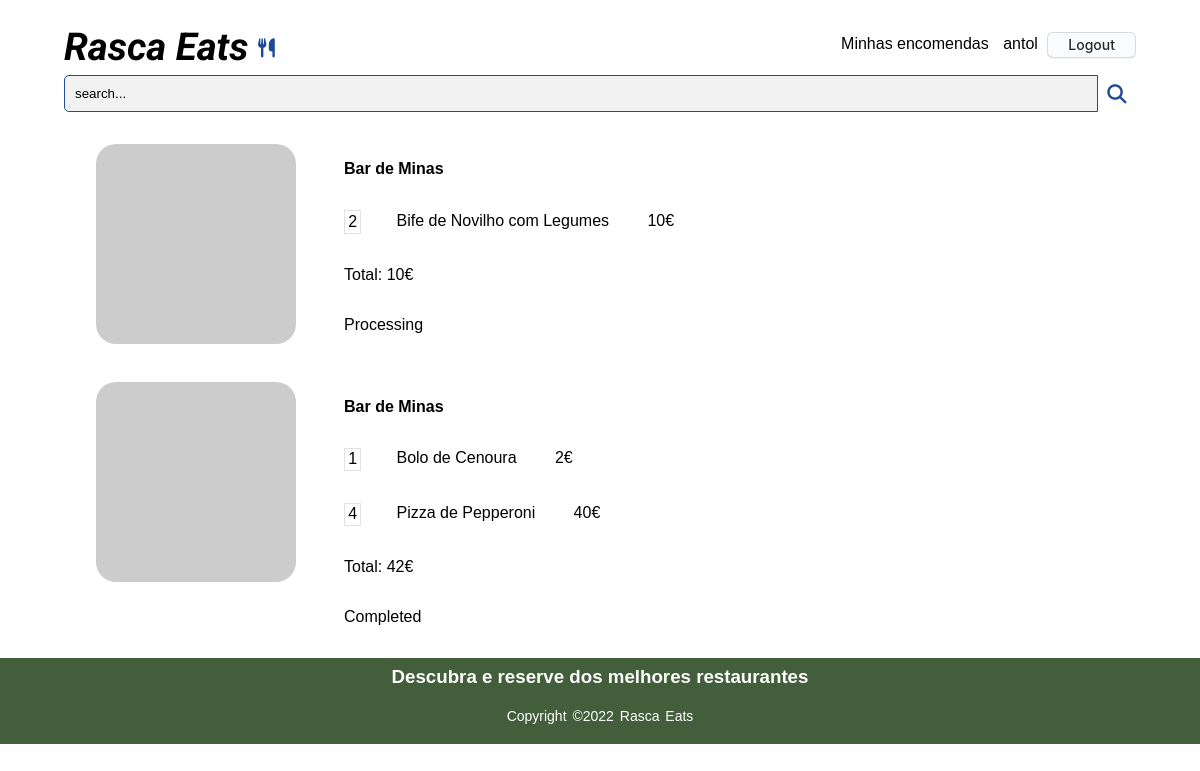
Before: /orders.php (signed in) with the older database file.
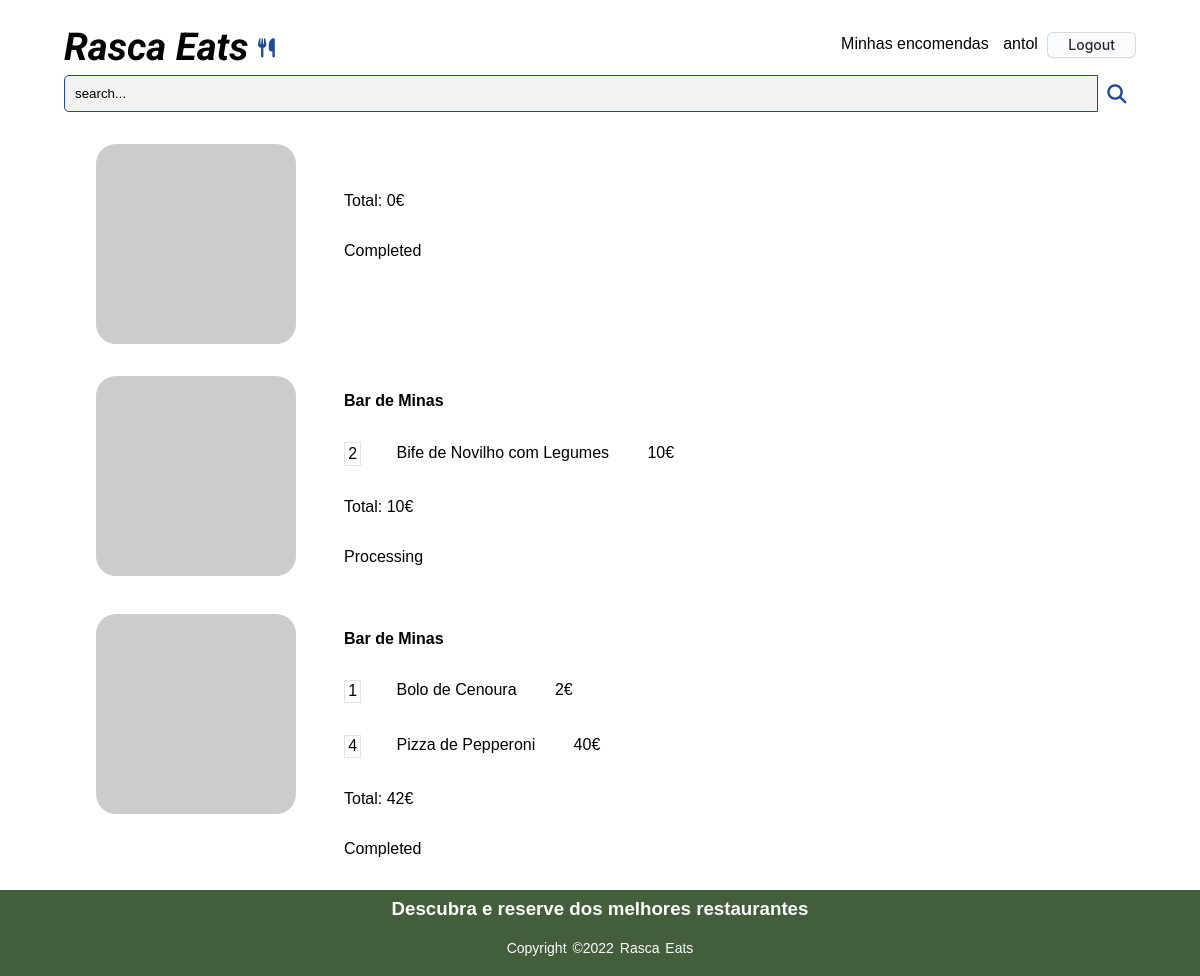
After: the same page with the newer database file.
### tables this page shows
CREATE TABLE Request(
    requestId integer PRIMARY KEY,
    clientId integer NOT NULL,
    state varchar NOT NULL,
    CONSTRAINT fk_clientId FOREIGN KEY (clientId)
        REFERENCES Client(clientId) 
        ON DELETE CASCADE
        ON UPDATE CASCADE
);

CREATE TABLE Currentrequest(
    dishId integer,
    requestId integer,
    quantidade integer NOT NULL,
    CONSTRAINT fk_dishId FOREIGN KEY (dishId)
        REFERENCES Dish(dishId) 
        ON DELETE CASCADE
        ON UPDATE CASCADE,
    CONSTRAINT fk_requestId FOREIGN KEY (requestId)
        REFERENCES request(requestId) 
        ON DELETE CASCADE
        ON UPDATE CASCADE,
    PRIMARY KEY(requestId, dishId)
);

CREATE TABLE Restaurant(
    restaurantId integer PRIMARY KEY,
    restaurantName varchar NOT NULL,
    adress varchar NOT NULL,
    category varchar NOT NULL,
    phoneNumber integer NOT NULL,
    rating real,
    ownerId integer,
    CONSTRAINT fk_clientId FOREIGN KEY (ownerId)
        REFERENCES Client(clientId)
        ON DELETE CASCADE
        ON UPDATE CASCADE
);

CREATE TABLE Dish(
    dishId integer PRIMARY KEY,
    restaurantId integer NOT NULL,
    dishName varchar NOT NULL,
    price real NOT NULL,
    category varchar NOT NULL,
    CONSTRAINT fk_restaurantId FOREIGN KEY (restaurantId)
        REFERENCES Restaurant(restaurantId) 
        ON DELETE CASCADE
        ON UPDATE CASCADE
);

### sql/sql_orders.php (the view)
<?php
    function get_orders($db){
        $stmt = $db->prepare('SELECT * FROM Request WHERE clientId = ? ORDER BY requestId DESC');
        $stmt->execute(array($_SESSION['id']));
        return $stmt->fetchAll();
    }
    function get_current_request($db, $requestId){
        $stmt = $db->prepare('SELECT * FROM CurrentRequest WHERE requestId = ?');
        $stmt->execute(array($requestId));
        return $stmt->fetchAll();
    }
    function get_dish($db, $dishId){
        $stmt = $db->prepare('SELECT * FROM Dish WHERE dishId = ?');
        $stmt->execute(array($dishId));
        return $stmt->fetch();
    }
    function get_restaurantName($db, $dishId){
        $stmt = $db->prepare('SELECT restaurantName FROM Restaurant JOIN Dish using(restaurantId) WHERE dishId = ?');
        $stmt->execute(array($dishId));
        return $stmt->fetch();
    }
    function output_orders($db){
        $orders = get_orders($db);
        foreach($orders as $order){
            $total = 0.0;
            $current_request = get_current_request($db, $order['requestId']);
            $restaurantName = get_restaurantName($db, $current_request[0]['dishId'])['restaurantName'];
             ?>
            <article id = "order">
                <img src="https://picsum.photos/200/200?<?=$restaurantName?>">
                <article id = "description">
                <p><?=$restaurantName?></p>
                <?php
            foreach($current_request as $dish){
                $d = get_dish($db, $dish['dishId']);
                $total += $d['price'] * $dish['quantidade']; ?>
                    <div id="dish">
                    <p> <?=$dish['quantidade']?> </p>
                    <p><?=$d['dishName']?></p>
                    <p><?=$d['price'] * $dish['quantidade']?></p> </div>
<?php       }  ?> <p>Total: <?=$total?></p>
                  <p><?=$order['state']?></p></article>
            </article> <?php
        }
    }
?>

### orders.php (shortened to what this page needs)
<?php
    require_once('sql/connection.php');
    require_once('templates/common.php');
    require_once('sql/sql_orders.php');
    $db = getDatabaseConnection();
    $db->setAttribute(PDO::ATTR_DEFAULT_FETCH_MODE, PDO::FETCH_ASSOC);
?>
<!DOCTYPE html>
<html lang="en">
<head>
    <link rel="stylesheet" href="css/style.css">
    <link rel="stylesheet" href="css/restaurant.css">
    <link rel="stylesheet" href="css/comments.css">
    <link rel="stylesheet" href="css/dishes.css">
    <link rel="stylesheet" href="css/orders.css">
</head>
<body>
<?php output_header();
output_orders($db);
output_footer();
?>
</body>
</html>

### templates/common.php (shortened to what this page needs)
<?php function drawLogoutForm(string $name) { ?>
  <form action="actionlogout.php" method="post" class="logout">
    <a href="orders.php">Minhas encomendas</a>
    <a href="profilePage.php"><?=$name?></a>
    <button class="button-4" role="button">Logout</button>
  </form>
<?php } ?>
<?php function output_header(){ ?>
  <header>
        <h1><a href="frontPage.php">Rasca Eats</a></h1>
        <i class="fa-solid fa-utensils" id="utensils"></i>
        <div class = "l" id="loginForm">
            <?php
            if (isset($_SESSION['id'])){
                    drawLogoutForm($_SESSION['name'])?>
<?php            }
            else{ ?>
                    <div class="login">
                        <a href="login_register.php">Login | Register</a>
                    </div>
<?php       }
                ?>
        </div>
        <div class="search">
            <input type="text" id="searchrestaurant" class="searchInput" name="search" placeholder="search...">
            <i class="fa-solid fa-magnifying-glass" id="magnifyingGlass"></i>
        </div>
    </header>
<?php } ?>
<?php function output_footer(){ ?>
  <footer>
        <div class="footer-content">
            <h3>Descubra e reserve dos melhores restaurantes</h3>
        </div>
        <div class="footer-bottom">
            <p>copyright &copy;2022 Rasca Eats</p>
        </div>
    </footer>
<?php } ?>

### css/style.css (style rules this page uses)
* { margin: 0; padding: 0; font-family:sans-serif; }
header { padding: 1em; display: grid; grid-template-columns: 12em 3em auto; padding-top: 1.5em; padding-left: 4em; padding-right: 4em; }
header h1 { grid-column: 1; grid-row: 1/1; padding-bottom: 0.2em; }
#utensils { grid-column: 2; grid-row: 1; text-align: left; padding-top: 0.8em; font-size: larger; padding-left: 0.1em; color:rgb(32, 74, 150) }
header h1 a { text-decoration: none; color: black; font-family: 'Roboto', sans-serif; font-size: larger; font-style: italic; }
#loginForm { grid-column: 3; grid-row: 1; display: block; text-align: right; padding-top: 0.4em; }
header form { grid-column: 1/4; grid-row: 2; }
.search { width: 100%; display: inline-flex; grid-column-start: 1; grid-column-end: 4; }
.searchInput { flex-grow: 1; padding: 10px; outline: none; border: 1px solid rgb(32, 74, 150); border-radius: 5px 0 0 5px; background: rgb(242, 242, 242); }
.searchInput::placeholder { color:rgb(0, 0, 0) }
#magnifyingGlass { width: 2em; color: rgb(32, 74, 150); outline: none; border: none; display: flex; justify-content: center; border-radius: 0 5px 5px 0; padding-bottom: 0.1em; font-size: larger; padding-top: 0.5em; }
footer { background-color: #425e3a; font-family: 'Gill Sans', 'Gill Sans MT', Calibri, 'Trebuchet MS', sans-serif; padding-top: 0.5em; color: #fff; z-index: 3; }
.footer-content { display: flex; align-items: center; justify-content: center; flex-direction: column; }
.footer-content h3 { font-family: Verdana, Geneva, Tahoma, sans-serif; }
.footer-bottom { background: transparent; padding: 20px 0; text-align: center; }
.footer-bottom p { font-size: 14px; word-spacing: 2px; text-transform: capitalize; }
.button-4 { appearance: none; background-color: #FAFBFC; border: 1px solid rgba(27, 31, 35, 0.15); border-radius: 6px; box-shadow: rgba(27, 31, 35, 0.04) 0 1px 0, rgba(255, 255, 255, 0.25) 0 1px 0 inset; box-sizing: border-box; color: #24292E; cursor: pointer; display: inline-block; font-family: -apple-system, system-ui, "Segoe UI", Helvetica, Arial, sans-serif, "Apple Color Emoji", "Segoe UI Emoji"; font-size: 14px; font-weight: 500; line-height: 20px; list-style: none; padding: 2px 20px; position: relative; transition: background-color 0.2s cubic-bezier(0.3, 0, 0.5, 1); user-select: none; -webkit-user-select: none; touch-action: manipulation; vertical-align: middle; white-space: nowrap; word-wrap: break-word; }
.button-4:before { display: none; }
.logout > a { background-image: linear-gradient( to right, #54b3d6, #54b3d6 50%, #000 50% ); background-size: 200% 100%; background-position: -100%; display: inline-block; padding: 5px 5px; position: relative; -webkit-background-clip: text; background-clip: text; -webkit-text-fill-color: transparent; transition: all 0.3s ease-in-out; }
.logout > a:before { content: ''; background: #54b3d6; display: block; position: absolute; bottom: -3px; left: 0; width: 0; height: 3px; transition: all 0.3s ease-in-out; }

### css/restaurant.css (style rules this page uses)
body { display: grid; }
header { grid-column: 1/6; grid-row:1/1; }
footer { grid-column: 1/6; grid-row:5/5; }
.button-4 { appearance: none; background-color: #FAFBFC; border: 1px solid rgba(27, 31, 35, 0.15); border-radius: 6px; box-shadow: rgba(27, 31, 35, 0.04) 0 1px 0, rgba(255, 255, 255, 0.25) 0 1px 0 inset; box-sizing: border-box; color: #24292E; cursor: pointer; display: inline-block; font-family: -apple-system, system-ui, "Segoe UI", Helvetica, Arial, sans-serif, "Apple Color Emoji", "Segoe UI Emoji"; font-size: 14px; font-weight: 500; line-height: 20px; list-style: none; padding: 2px 20px; position: relative; transition: background-color 0.2s cubic-bezier(0.3, 0, 0.5, 1); user-select: none; -webkit-user-select: none; touch-action: manipulation; vertical-align: middle; white-space: nowrap; word-wrap: break-word; }
.button-4:before { display: none; }
.logout > a { background-image: linear-gradient( to right, #54b3d6, #54b3d6 50%, #000 50% ); background-size: 200% 100%; background-position: -100%; display: inline-block; padding: 5px 5px; position: relative; -webkit-background-clip: text; background-clip: text; -webkit-text-fill-color: transparent; transition: all 0.3s ease-in-out; }
.logout > a:before { content: ''; background: #54b3d6; display: block; position: absolute; bottom: -3px; left: 0; width: 0; height: 3px; transition: all 0.3s ease-in-out; }

Changed rows visible on the page:
added request: total "0", state "Completed"
